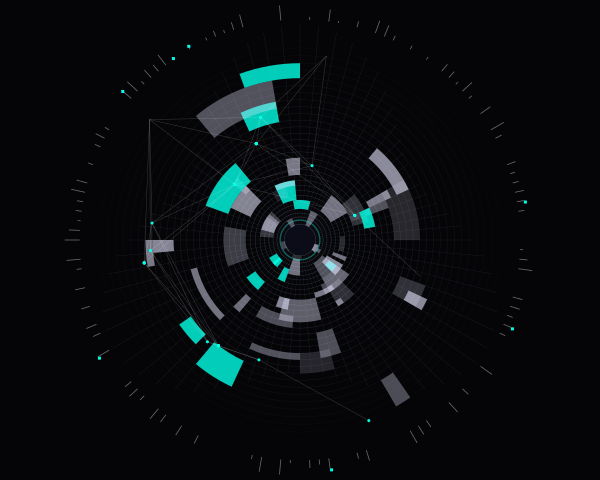

Source code (Python):
import cairo
import math
import random

# Setup
width, height = 600, 480
surface = cairo.ImageSurface(cairo.FORMAT_ARGB32, width, height)
ctx = cairo.Context(surface)
cx, cy = width // 2, height // 2

# Background: Deep Void
ctx.set_source_rgb(0.02, 0.02, 0.03)
ctx.paint()

def polar_to_cartesian(r, theta):
    return cx + r * math.cos(theta), cy + r * math.sin(theta)

# Parameters for Non-Linear Orthogonal Subdivisions
rings = 40
spokes = 72
max_radius = min(width, height) * 0.45
accent_color = (0.0, 1.0, 0.9)  # Technical Cyan

# 1. DRAW UNDERLYING RADIAL GRID (Hairlines)
ctx.set_line_width(0.3)
for i in range(rings):
    # Logarithmic radial distribution for centripetal tension
    # Higher density towards the center
    r = max_radius * math.pow(i / rings, 1.5)
    
    # Grid lines become more transparent as they move outwards
    alpha = 0.5 * (1 - (i / rings))
    ctx.set_source_rgba(0.7, 0.8, 1.0, alpha)
    
    ctx.arc(cx, cy, r, 0, 2 * math.pi)
    ctx.stroke()

for j in range(spokes):
    theta = (j / spokes) * 2 * math.pi
    r_start = 10
    r_end = max_radius * (0.8 + 0.2 * math.sin(theta * 3)) # Subtle distortion
    
    x1, y1 = polar_to_cartesian(r_start, theta)
    x2, y2 = polar_to_cartesian(r_end, theta)
    
    ctx.set_source_rgba(0.7, 0.8, 1.0, 0.15)
    ctx.move_to(x1, y1)
    ctx.line_to(x2, y2)
    ctx.stroke()

# 2. DIMENSIONAL CONTRAST: Opaque Masses (Swiss "Blocks")
# We treat the polar grid as a coordinate system for rectangular data blocks
for _ in range(120):
    r_idx = random.randint(5, rings - 5)
    s_idx = random.randint(0, spokes - 1)
    
    # Map indices to geometry
    r1 = max_radius * math.pow(r_idx / rings, 1.5)
    r2 = max_radius * math.pow((r_idx + random.randint(1, 4)) / rings, 1.5)
    t1 = (s_idx / spokes) * 2 * math.pi
    t2 = ((s_idx + random.randint(1, 6)) / spokes) * 2 * math.pi
    
    # Probability gate: higher density near center
    if random.random() > (r_idx / rings):
        ctx.set_source_rgba(0.9, 0.9, 1.0, random.uniform(0.1, 0.6))
        
        # Draw arc-based "rectangle"
        ctx.new_path()
        ctx.arc(cx, cy, r1, t1, t2)
        ctx.arc_negative(cx, cy, r2, t2, t1)
        ctx.close_path()
        
        if random.random() > 0.8:
            ctx.set_source_rgba(*accent_color, 0.8) # Signal accent
            ctx.fill()
        else:
            ctx.fill()

# 3. NODE-LINK SYSTEM (Stochastic Clustering)
# Connecting random coordinates to simulate informational flow
points = []
for _ in range(15):
    r = max_radius * random.uniform(0.2, 0.9)
    t = random.uniform(0, 2 * math.pi)
    points.append(polar_to_cartesian(r, t))

ctx.set_line_width(0.5)
for i, p1 in enumerate(points):
    for p2 in points[i+1:]:
        dist = math.sqrt((p1[0]-p2[0])**2 + (p1[1]-p2[1])**2)
        if dist < 150:
            ctx.set_source_rgba(1, 1, 1, 0.2)
            ctx.move_to(*p1)
            ctx.line_to(*p2)
            ctx.stroke()
            
            # Draw tiny data nodes at intersections
            ctx.set_source_rgba(*accent_color, 1.0)
            ctx.arc(p1[0], p1[1], 1.5, 0, 2 * math.pi)
            ctx.fill()

# 4. DECONSTRUCTED TEXTURE (Micro-Metadata)
# Adding "bit-streams" or small ticks along the outer edges
for j in range(spokes * 2):
    theta = (j / (spokes * 2)) * 2 * math.pi
    if random.random() > 0.4:
        r_base = max_radius * 1.02
        length = random.randint(2, 15)
        
        x1, y1 = polar_to_cartesian(r_base, theta)
        x2, y2 = polar_to_cartesian(r_base + length, theta)
        
        ctx.set_source_rgba(1, 1, 1, 0.4)
        ctx.set_line_width(0.8)
        ctx.move_to(x1, y1)
        ctx.line_to(x2, y2)
        ctx.stroke()
        
        # Occasional numeric-like markers
        if random.random() > 0.92:
            ctx.set_source_rgba(*accent_color, 1.0)
            ctx.rectangle(x2, y2, 3, 3)
            ctx.fill()

# 5. FINAL CENTER ATTRACTOR
# A heavy mass at the core to ground the centripetal tension
ctx.set_source_rgb(0.05, 0.05, 0.1)
ctx.arc(cx, cy, 15, 0, 2 * math.pi)
ctx.fill()
ctx.set_source_rgba(*accent_color, 0.4)
ctx.set_line_width(1)
ctx.arc(cx, cy, 20, 0, 2 * math.pi)
ctx.stroke()

# Clean up
